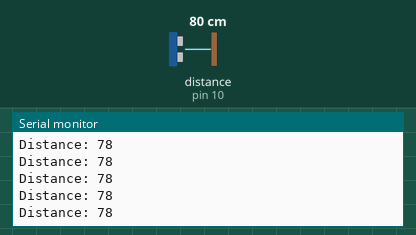
Recording of a sketch running on a simulated Arduino Uno, built with avr-gcc and run on an emulated ATmega328P. On the bench: the last lines printed to the serial monitor. Wiring (inferred from the names in the program): ultrasonic range finder: trigger pin 9; echo pin 10. The test bench sets the inputs (shaded band); at power-on: distance to the obstacle (sensor on pin 10) 80 cm. The echo pulse lasts 58.3 µs per cm.

Above: at 1.2 s.
1.3 s: distance to the obstacle (sensor on pin 10) set to 2 cm
At 2.4 s:
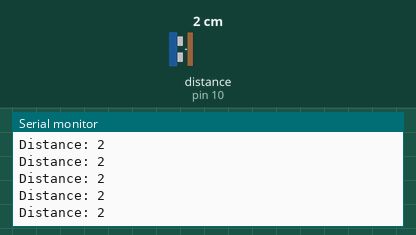
4.3 s: distance to the obstacle (sensor on pin 10) set to 120 cm
At 5.1 s:
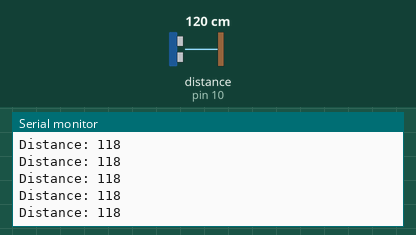
7.3 s: distance to the obstacle (sensor on pin 10) set to 4 cm
At 8.3 s:
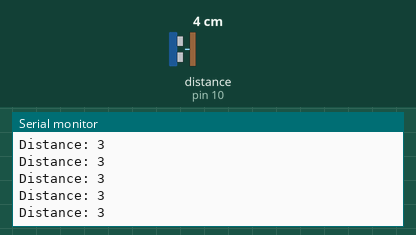
10.3 s: distance to the obstacle (sensor on pin 10) set to 18 cm
At 11.4 s:
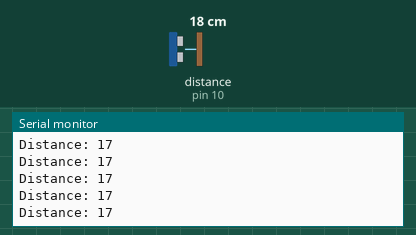
Timing chart, 0 to 13.3 s (numbered marks = the images above; inputs shaded):
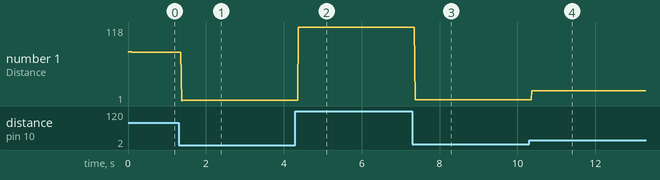

Measured:
- after the input at 1.3 s, the serial monitor: prints a new line after 0.07 s (image 1)
- after the input at 4.3 s, the serial monitor: prints a new line after 0.08 s (image 2)
- after the input at 7.3 s, the serial monitor: prints a new line after 0.07 s (image 3)
- after the input at 10.3 s, the serial monitor: prints a new line after 0.07 s (image 4)
- plotted number 1: 78 → 2 after the input at 1.3 s, 2 → 118 after the input at 4.3 s, 118 → 3 after the input at 7.3 s, 3 → 1 after the input at 10.3 s

The sketch:

sonar-sensor-test.ino
```cpp
const int pTrig = 9;
const int pEcho = 10;
int duration = 0, distance = 0;

void setup() {
  pinMode(pTrig, OUTPUT);
  pinMode(pEcho, INPUT);
  Serial.begin(9600);
}

void loop() {
  digitalWrite(pTrig, LOW);
  delayMicroseconds(2);
  digitalWrite(pTrig, HIGH);
  delayMicroseconds(10);
  digitalWrite(pTrig, LOW);
  duration = pulseIn(pEcho, HIGH);
  distance= duration*0.034/2;

  Serial.print("Distance: ");
  Serial.println(distance);
}
```
